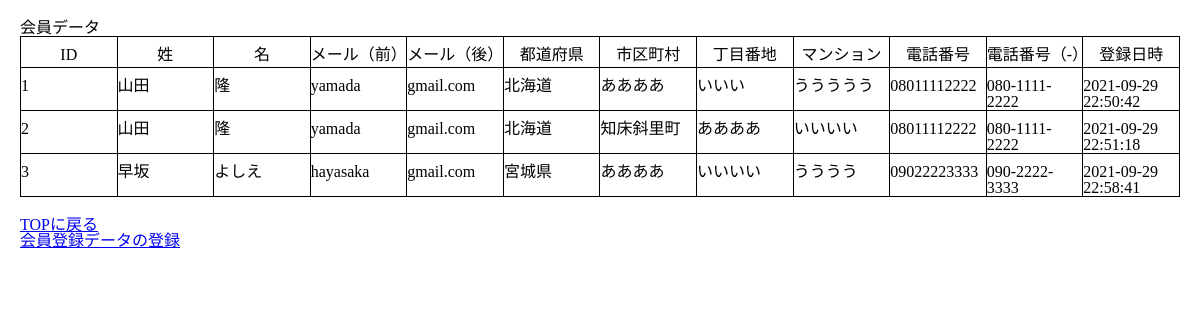
The app's page /read.php with its own data.
### tables this page shows
CREATE TABLE `gs_bm_table` (
  `unique_code` int(12) NOT NULL,
  `fname` varchar(64) NOT NULL,
  `lname` varchar(64) NOT NULL,
  `mail1` varchar(128) NOT NULL,
  `mail2` varchar(128) NOT NULL,
  `address1` text NOT NULL,
  `address2` text NOT NULL,
  `address3` text NOT NULL,
  `address4` text NOT NULL,
  `phone` varchar(11) NOT NULL,
  `phone_hyoji` varchar(13) NOT NULL,
  `date` datetime NOT NULL
);

### read.php (the view, shortened to what this page needs)
<?php
    function h($value) {
        return htmlspecialchars($value , ENT_QUOTES);
    }
?>
<!DOCTYPE html>
<html lang="ja">
    <head>
        <link rel="stylesheet" type="text/css" href="css/reset.css">
    </head>
        <header>
        <p>会員データ</p>
        </header>
    <body>
        <section>
            <table id="table">
                <tr>
                    <th>ID</th>
                    <th>姓</th>
                    <th>名</th>
                    <th>メール（前）</th>
                    <th>メール（後）</th>
                    <th>都道府県</th>
                    <th>市区町村</th>
                    <th>丁目番地</th>
                    <th>マンション</th>
                    <th>電話番号</th>
                    <th>電話番号（-）</th>
                    <th>登録日時</th>
                </tr>
                <?php
                        try {
                            $pdo = new PDO('mysql:dbname=gs_bm_table;charset=utf8;host=','root','root');
                        } catch (PDOException $e) {
                            exit('DBConnectError'.$e->getMessage());
                        }
                        $stmt = $pdo->prepare("SELECT * FROM gs_bm_table");
                        $status = $stmt->execute();
                        if ($status == false) {
                            $error = $stmt->errorInfo();
                            exit("ErrorQuery:".$error[2]);
                        }else{
                            while( $result = $stmt->fetch(PDO::FETCH_ASSOC)){
                                $p0 = $result['unique_code'];
                                $p1 = h($result['fname']);
                                $p2 = h($result['lname']);
                                $p3 = h($result['mail1']);
                                $p4 = h($result['mail2']);
                                $p5 = h($result['address1']);
                                $p6 = h($result['address2']);
                                $p7 = h($result['address3']);
                                $p8 = h($result['address4']);
                                $p9 = h($result['phone']);
                                $p10 = h($result['phone_hyoji']);
                                $p11 = h($result['date']);
                                $row = <<<EOM
                                    <tr>
                                        <td>$p0</td>
                                        <td>$p1</td>
                                        <td>$p2</td>
                                        <td>$p3</td>
                                        <td>$p4</td>
                                        <td>$p5</td>
                                        <td>$p6</td>
                                        <td>$p7</td>
                                        <td>$p8</td>
                                        <td>$p9</td>
                                        <td>$p10</td>
                                        <td>$p11</td>
                                    </tr>
                                EOM;
                                echo $row;
                            };
                        };
                ?>
            </table>
        </section>
        <ul>
            <li><p><a href="index.php">TOPに戻る</a></p></li>
            <li><p><a href="post.php">会員登録データの登録</a></p></li>
        </ul>
    </body>
</html>

### read.php (style rules this page uses)
html { margin:20px 20px 20px 20px; }
section { margin:0 0 20px 0; }
tr { width:100%; }
td,th { align-items:center; border:1px solid; width:8.3%; height:20px; padding:10px 0 0 0; }

### records on screen
gs_bm_table: unique_code "1", fname "山田", lname "隆", mail1 "yamada", mail2 "gmail.com", address1 "北海道", address2 "ああああ", address3 "いいい", address4 "ううううう", phone "08011112222", phone_hyoji "080-1111-2222", date "2021-09-29 22:50:42"
gs_bm_table: unique_code "2", fname "山田", lname "隆", mail1 "yamada", mail2 "gmail.com", address1 "北海道", address2 "知床斜里町", address3 "ああああ", address4 "いいいい", phone "08011112222", phone_hyoji "080-1111-2222", date "2021-09-29 22:51:18"
gs_bm_table: unique_code "3", fname "早坂", lname "よしえ", mail1 "hayasaka", mail2 "gmail.com", address1 "宮城県", address2 "ああああ", address3 "いいいい", address4 "うううう", phone "09022223333", phone_hyoji "090-2222-3333", date "2021-09-29 22:58:41"
